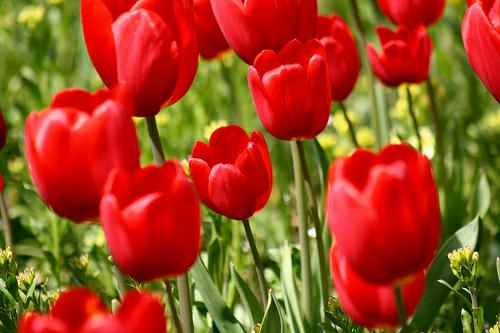
#> input picture Testing/Photos/roses.jpeg, 500 x 333 px
$ python grayscale.py
#> lines starting #> are read from the running program, lines starting #| are printed output that depends on the picture
import cv2 as cv

#print(os.getcwd())
img = cv.imread('Photos/roses.jpeg')
#> img is the input picture: shape (333, 500, 3); mean B, G, R 32.1, 73.1, 156.2

gray = cv.cvtColor(img, code=cv.COLOR_BGR2GRAY)
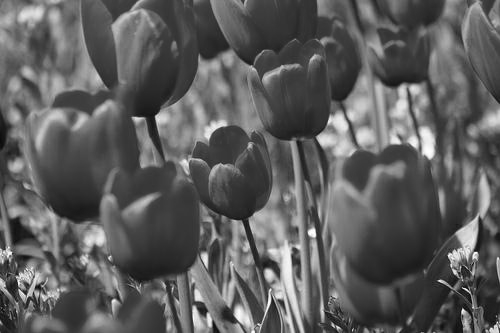
#> gray: shape (333, 500); min 5, max 255, mean 93.3
cv.imshow("roses", gray)

blur = cv.GaussianBlur(img, ksize=(9,9), sigmaX=3, sigmaY=3, borderType=cv.BORDER_DEFAULT)
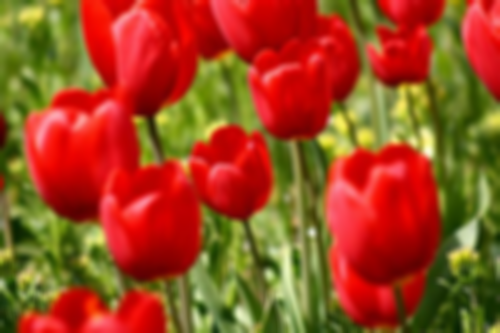
#> blur: shape (333, 500, 3); mean B, G, R 32.1, 73.1, 156.2
cv.imshow("blur", blur)

canny = cv.Canny(img, threshold1=100, threshold2=200)
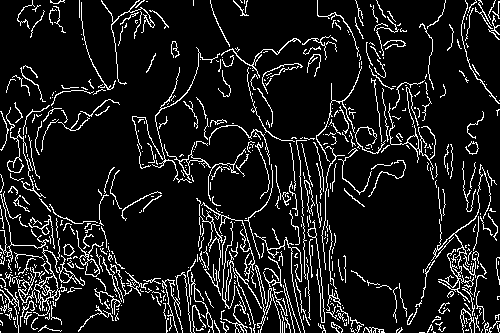
#> canny: shape (333, 500); 10.5% white in thin lines or dots
cv.imshow("Canny edges", canny)

cv.waitKey(0)
